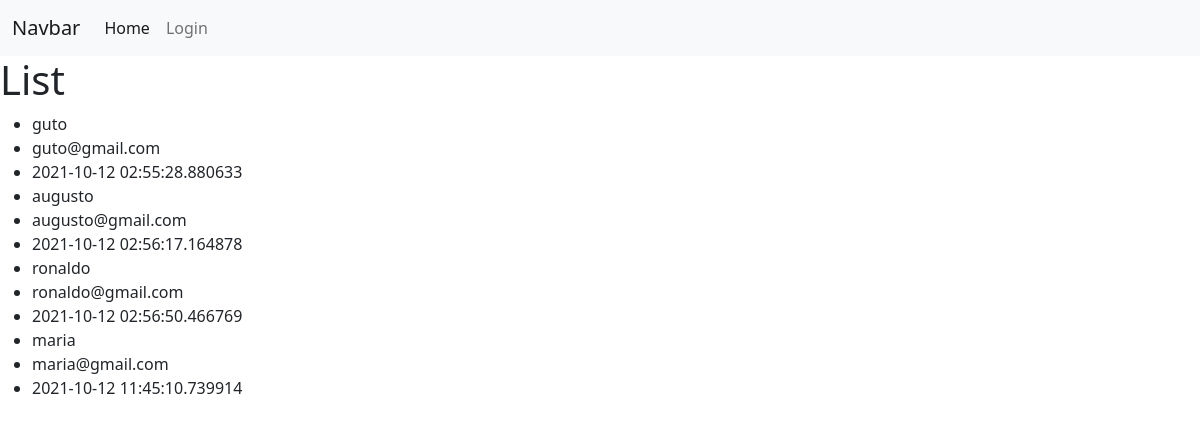
Page /list on the committed database.
### app/models.py (models this page shows, shortened)
class User(db.Model, UserMixin):
    id = db.Column(db.Integer, primary_key=True)
    username = db.Column(db.String(20), unique=True, nullable=False)
    email = db.Column(db.String(120), unique=True, nullable=False)
    image_file = db.Column(db.String(20), nullable=False, default="default.jpg")
    password = db.Column(db.String(255), nullable=False)
    date_created = db.Column(db.DateTime, default=datetime.utcnow)

### app/routes.py (the view)
@app.route("/list")
def list():
    users = User.query.all()
    return render_template("list.html", users=users)

### app/templates/list.html
{%extends 'base.html'%} {%block content%}
<h1>List</h1>
<ul>
  {%for user in users%}
  <li>{{user.username}}</li>
  <li>{{user.email}}</li>
  <li>{{user.date_created}}</li>
  {%endfor%}
</ul>
{%endblock%}

### app/templates/base.html (shortened to what this page needs)
<!DOCTYPE html>
<html lang="en">
  <head>
    <link
      href="https://cdn.jsdelivr.net/npm/bootstrap@5.1.3/dist/css/bootstrap.min.css"
      rel="stylesheet"
    />
    <link
      rel="stylesheet"
      href="{{url_for('static',filename='css/style.css')}}"
    />
  </head>
  <body>
    <nav class="navbar navbar-expand-lg navbar-light bg-light">
      <div class="container-fluid">
        <a class="navbar-brand" href="{{url_for('index')}}">Navbar</a>
        <div class="collapse navbar-collapse" id="navbarNav">
          <ul class="navbar-nav">
            <li class="nav-item">
              <a
                class="nav-link active"
                aria-current="page"
                href="{{url_for('index')}}"
                >Home</a
              >
            </li>
            {%if current_user.is_authenticated%}
            <li class="nav-item">
              <a class="nav-link" href="{{url_for('logout')}}">Logout</a>
            </li>
            <li class="nav-item">
              <a class="nav-link" href="{{url_for('register')}}">Register</a>
            </li>
            <li class="nav-item">
              <a class="nav-link" href="{{url_for('list')}}">List</a>
            </li>
            {%else%}
            <li class="nav-item">
              <a class="nav-link" href="{{url_for('login')}}">Login</a>
            </li>
            {%endif%}
          </ul>
        </div>
      </div>
    </nav>
    {%block content%} {%endblock%}
  </body>
</html>

### rows in the picture
User: username "guto", email "guto@gmail.com", date_created "2021-10-12 02:55:28.880633"
User: username "augusto", email "augusto@gmail.com", date_created "2021-10-12 02:56:17.164878"
User: username "ronaldo", email "ronaldo@gmail.com", date_created "2021-10-12 02:56:50.466769"
User: username "maria", email "maria@gmail.com", date_created "2021-10-12 11:45:10.739914"
